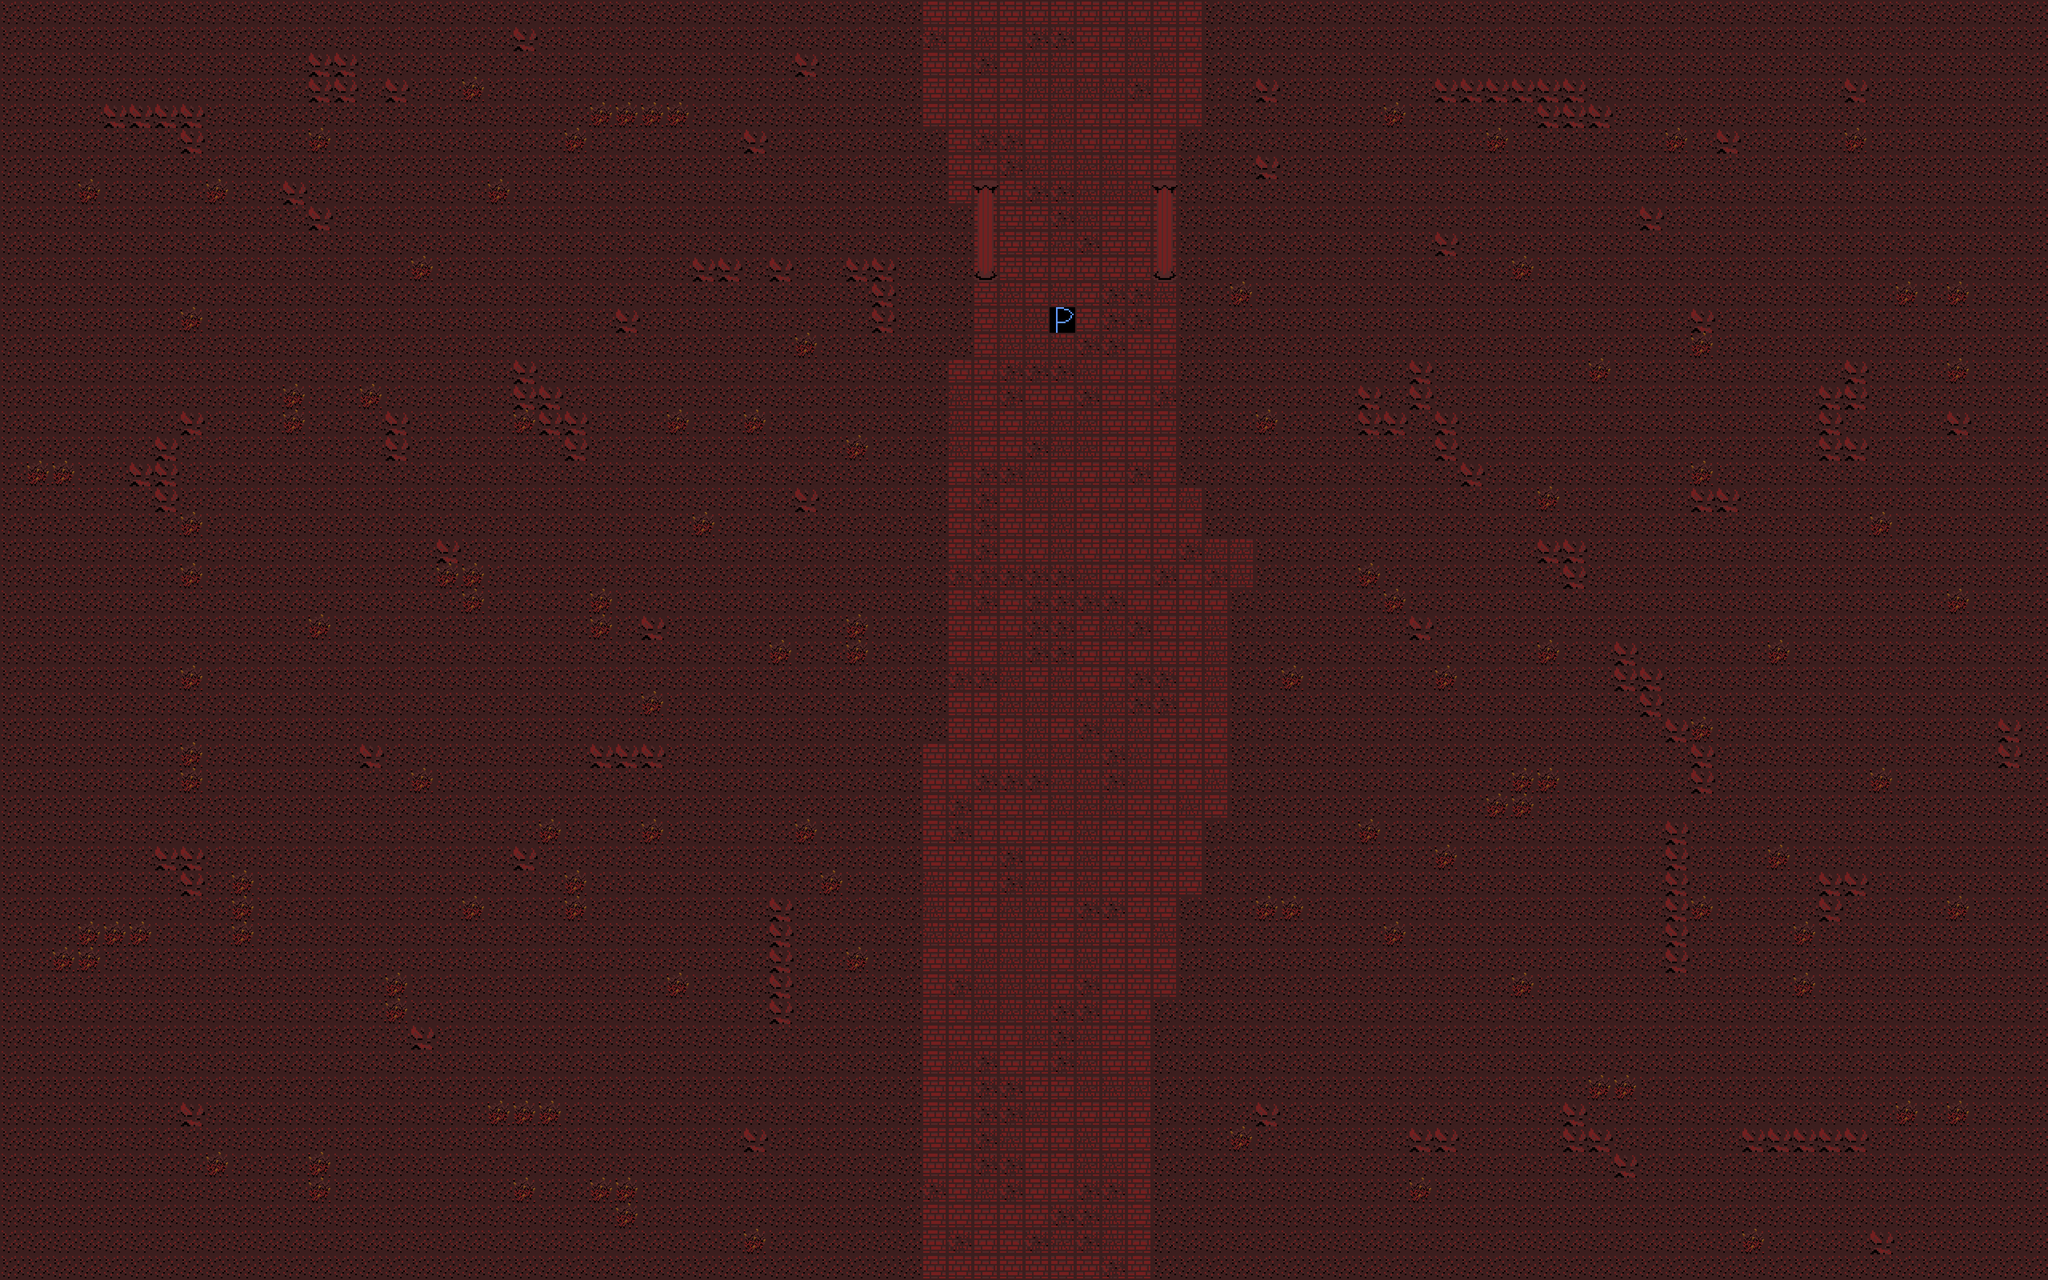

Rendered tile map (Tiled .tmx) drawn with the repository's tilesets; below, a short description and the map source with its tile grids summarised:
An orthogonal 80x50 tile map with 64x64 px tiles, 5 tile layers (ground, player, constraint, terrain, ...), 2 tilesets.

<map version="1.9" tiledversion="1.9.2" orientation="orthogonal" renderorder="right-down" width="80" height="50" tilewidth="64" tileheight="64" infinite="0" nextlayerid="6" nextobjectid="1">
 <editorsettings>
  <export target="../data/Abberoth.csv" format="csv" />
 </editorsettings>
 <tileset firstgid="1" source="tileset.tsx" />
 <tileset firstgid="31" source="setup_tiles.tsx" />
 <layer id="1" name="ground" width="80" height="50">
  <data>[4000 cells, 4000 non-empty, 6 distinct tile ids]</data>
 </layer>
 <layer id="2" name="player" width="80" height="50">
  <data>[4000 cells, 1 non-empty, 1 distinct tile ids]</data>
 </layer>
 <layer id="5" name="constraint" width="80" height="50">
  <data>[4000 cells, 0 non-empty, 0 distinct tile ids]</data>
 </layer>
 <layer id="3" name="terrain" width="80" height="50">
  <data>[4000 cells, 2 non-empty, 1 distinct tile ids]</data>
 </layer>
 <layer id="4" name="foreground" width="80" height="50">
  <data>[4000 cells, 6 non-empty, 2 distinct tile ids]</data>
 </layer>
</map>